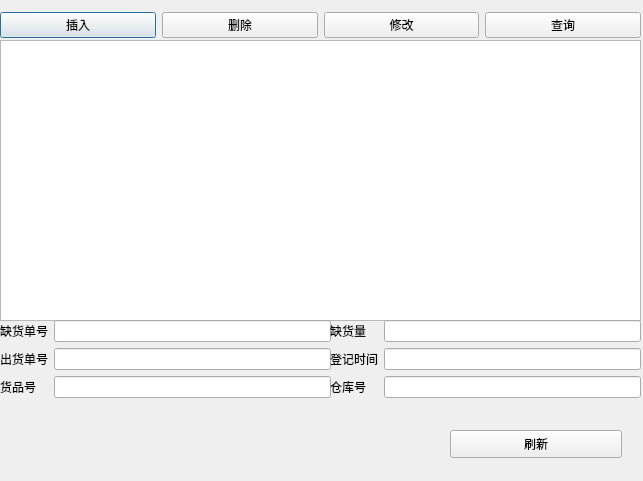
<?xml version="1.0" encoding="UTF-8"?>
<ui version="4.0">
 <class>DialogLackManage</class>
 <widget class="QDialog" name="DialogLackManage">
  <property name="geometry">
   <rect>
    <x>0</x>
    <y>0</y>
    <width>643</width>
    <height>481</height>
   </rect>
  </property>
  <property name="windowTitle">
   <string>Dialog</string>
  </property>
  <widget class="QWidget" name="horizontalLayoutWidget">
   <property name="geometry">
    <rect>
     <x>0</x>
     <y>10</y>
     <width>641</width>
     <height>31</height>
    </rect>
   </property>
   <layout class="QHBoxLayout" name="horizontalLayout">
    <item>
     <widget class="QPushButton" name="btnadd">
      <property name="text">
       <string>插入</string>
      </property>
     </widget>
    </item>
    <item>
     <widget class="QPushButton" name="btndel">
      <property name="text">
       <string>删除</string>
      </property>
     </widget>
    </item>
    <item>
     <widget class="QPushButton" name="btnupdate">
      <property name="text">
       <string>修改</string>
      </property>
     </widget>
    </item>
    <item>
     <widget class="QPushButton" name="btnsel">
      <property name="text">
       <string>查询</string>
      </property>
     </widget>
    </item>
   </layout>
  </widget>
  <widget class="QTableView" name="tableView">
   <property name="geometry">
    <rect>
     <x>0</x>
     <y>40</y>
     <width>641</width>
     <height>281</height>
    </rect>
   </property>
  </widget>
  <widget class="QWidget" name="gridLayoutWidget">
   <property name="geometry">
    <rect>
     <x>0</x>
     <y>320</y>
     <width>331</width>
     <height>80</height>
    </rect>
   </property>
   <layout class="QGridLayout" name="gridLayout">
    <item row="0" column="0">
     <widget class="QLabel" name="label">
      <property name="text">
       <string>缺货单号</string>
      </property>
     </widget>
    </item>
    <item row="0" column="1">
     <widget class="QLineEdit" name="line_lackid"/>
    </item>
    <item row="1" column="0">
     <widget class="QLabel" name="label_2">
      <property name="text">
       <string>出货单号</string>
      </property>
     </widget>
    </item>
    <item row="1" column="1">
     <widget class="QLineEdit" name="line_outid"/>
    </item>
    <item row="2" column="0">
     <widget class="QLabel" name="label_3">
      <property name="text">
       <string>货品号</string>
      </property>
     </widget>
    </item>
    <item row="2" column="1">
     <widget class="QLineEdit" name="line_goodsid"/>
    </item>
   </layout>
  </widget>
  <widget class="QWidget" name="gridLayoutWidget_2">
   <property name="geometry">
    <rect>
     <x>330</x>
     <y>320</y>
     <width>311</width>
     <height>81</height>
    </rect>
   </property>
   <layout class="QGridLayout" name="gridLayout_2">
    <item row="1" column="1">
     <widget class="QLineEdit" name="line_time"/>
    </item>
    <item row="1" column="0">
     <widget class="QLabel" name="label_4">
      <property name="text">
       <string>登记时间</string>
      </property>
     </widget>
    </item>
    <item row="0" column="1">
     <widget class="QLineEdit" name="line_num"/>
    </item>
    <item row="0" column="0">
     <widget class="QLabel" name="label_5">
      <property name="text">
       <string>缺货量</string>
      </property>
     </widget>
    </item>
    <item row="2" column="0">
     <widget class="QLabel" name="label_6">
      <property name="text">
       <string>仓库号</string>
      </property>
     </widget>
    </item>
    <item row="2" column="1">
     <widget class="QLineEdit" name="line_stid"/>
    </item>
   </layout>
  </widget>
  <widget class="QPushButton" name="btnflush">
   <property name="geometry">
    <rect>
     <x>450</x>
     <y>430</y>
     <width>172</width>
     <height>28</height>
    </rect>
   </property>
   <property name="text">
    <string>刷新</string>
   </property>
  </widget>
 </widget>
 <resources/>
 <connections/>
</ui>
